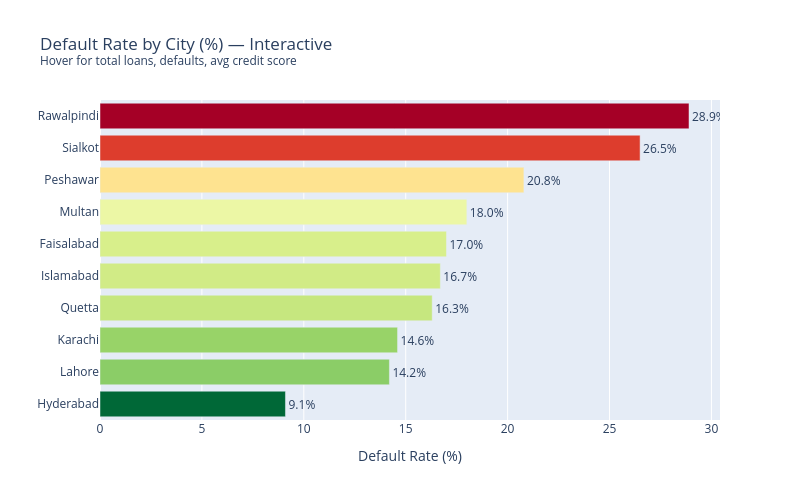

The cell this chart's notebook holds for it:
### Code cell
# CHART D — Plotly: City-level default rate map (bar chart as geographic proxy)

city_risk_plot = df.groupby('city').agg(
    total     = ('loan_status', 'count'),
    defaults  = ('is_default',  'sum'),
    avg_credit= ('credit_score','mean')
).reset_index()
city_risk_plot['default_rate_%'] = (city_risk_plot['defaults'] / city_risk_plot['total'] * 100).round(1)

fig_city = px.bar(
    city_risk_plot.sort_values('default_rate_%', ascending=True),
    x='default_rate_%', y='city',
    orientation='h',
    color='default_rate_%',
    color_continuous_scale='RdYlGn_r',
    text='default_rate_%',
    hover_data=['total','defaults','avg_credit'],
    title='Default Rate by City (%) — Interactive<br><sup>Hover for total loans, defaults, avg credit score</sup>',
    labels={'default_rate_%': 'Default Rate (%)', 'city': ''}
)
fig_city.update_traces(texttemplate='%{text:.1f}%', textposition='outside')
fig_city.update_layout(width=800, height=500, coloraxis_showscale=False)
fig_city.show()

### Figure 1 — Plotly figure (JSON) as saved in the notebook; plotly's stock layout.template omitted (floating-point values rounded to 4 significant figures)
{"data": [{"alignmentgroup": "True", "customdata": [[33, 3, 640.0], [148, 21, 604.7], [206, 30, 613.0], [43, 7, 613.6], [90, 15, 621.2], [53, 9, 626.6], [50, 9, 645.9], [53, 11, 620.3], [34, 9, 620.7], [76, 22, 622.5]], "hovertemplate": "Default Rate (%)=%{marker.color}<br>=%{y}<br>total=%{customdata[0]}<br>defaults=%{customdata[1]}<br>avg_credit=%{customdata[2]}<extra></extra>", "legendgroup": "", "marker": {"color": [9.1, 14.2, 14.6, 16.3, 16.7, 17, 18, 20.8, 26.5, 28.9], "coloraxis": "coloraxis", "pattern": {"shape": ""}}, "name": "", "offsetgroup": "", "orientation": "h", "showlegend": false, "text": [9.1, 14.2, 14.6, 16.3, 16.7, 17, 18, 20.8, 26.5, 28.9], "textposition": "outside", "texttemplate": "%{text:.1f}%", "type": "bar", "x": [9.1, 14.2, 14.6, 16.3, 16.7, 17, 18, 20.8, 26.5, 28.9], "xaxis": "x", "y": ["Hyderabad", "Lahore", "Karachi", "Quetta", "Islamabad", "Faisalabad", "Multan", "Peshawar", "Sialkot", "Rawalpindi"], "yaxis": "y"}], "layout": {"barmode": "relative", "coloraxis": {"colorbar": {"title": {"text": "Default Rate (%)"}}, "colorscale": [[0, "rgb(0,104,55)"], [0.1, "rgb(26,152,80)"], [0.2, "rgb(102,189,99)"], [0.3, "rgb(166,217,106)"], [0.4, "rgb(217,239,139)"], [0.5, "rgb(255,255,191)"], [0.6, "rgb(254,224,139)"], [0.7, "rgb(253,174,97)"], [0.8, "rgb(244,109,67)"], [0.9, "rgb(215,48,39)"], [1, "rgb(165,0,38)"]], "showscale": false}, "height": 500, "legend": {"tracegroupgap": 0}, "title": {"text": "Default Rate by City (%) — Interactive<br><sup>Hover for total loans, defaults, avg credit score</sup>"}, "width": 800, "xaxis": {"anchor": "y", "domain": [0, 1], "title": {"text": "Default Rate (%)"}}, "yaxis": {"anchor": "x", "domain": [0, 1], "title": {"text": ""}}}}
